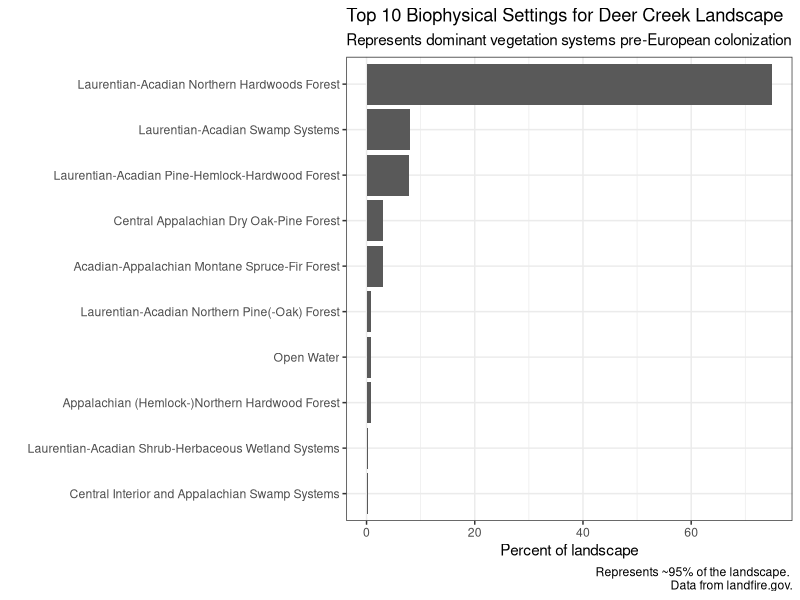
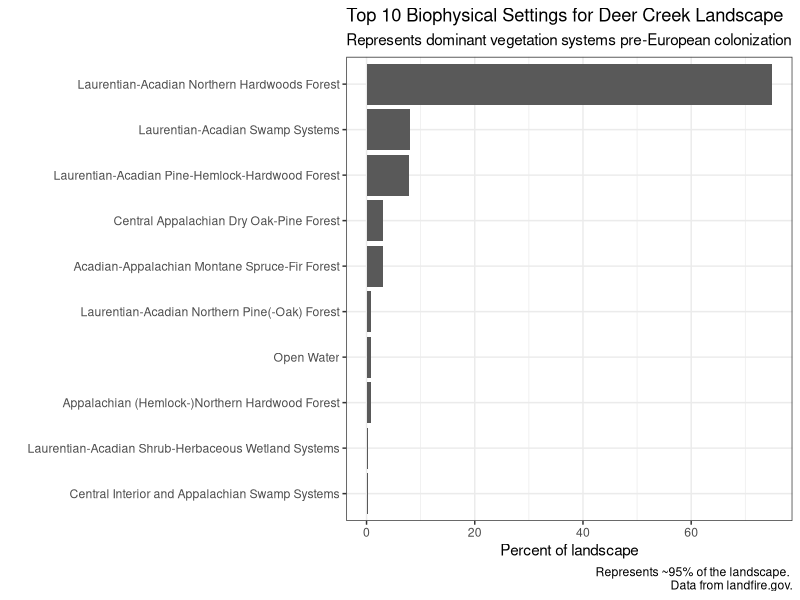

The R script that drew these images, in order:



# Make and do some simple data wrangling and customization of a bar chart
#------------------------------------------------------------------------

# ----------------
# Video demo at https://www.loom.com/share/50d640b4699b40f38e323b3930c19716?sid=bc090418-5bc7-4299-a317-74c238f055f2
# ----------------

# ----------------
# Load packages
# ----------------

library(tidyverse)

# ----------------
# Wrangle data
# ----------------

# Read the CSV file "bps_aoi_attributes.csv" into the variable 'bps_df' (bps = LANDFIRE Biophysical Settings)
bps_df <- read.csv(file = "horizontal_bar/bps_aoi_attributes.csv") %>%
  # Group the data by the 'BPS_NAME' column
  group_by(BPS_NAME) %>%
  # Summarize the grouped data by calculating the sum of 'acres', 'hectare', and 'rel_percent' columns (you might not need all of this!)
  summarize(acres = sum(acres),
            hectare = sum(hectare),
            rel_percent = sum(rel_percent)) %>%
  # Arrange the summarized data in descending order based on the 'rel_percent' column
  arrange(desc(rel_percent)) %>%
  # Select the top 10 rows based on the 'rel_percent' column
  top_n(n = 10, wt = rel_percent)

# ----------------
# Make the plot
# ----------------

# Create a ggplot object 'bps_chart' using the 'bps_df' data frame and specify aesthetics
bps_chart <- 
  ggplot(data = bps_df, aes(x = BPS_NAME, y = rel_percent)) +
  
  # Create a bar chart using geom_bar with the identity statistic
  geom_bar(stat = "identity") +
  
  # Set the chart labels and captions
  labs(
    title = "Top 10 Biophysical Settings for Deer Creek Landscape",
    subtitle = "Represents dominant vegetation systems pre-European colonization",
    caption = "Represents ~95% of the landscape. \nData from landfire.gov.",
    x = "",
    y = "Percent of landscape") +
  
  # Customize the x-axis by reversing the order of categories
  scale_x_discrete(limits = rev(bps_df$BPS_NAME)) +
  
  # Flip the coordinates to create a horizontal bar chart
  coord_flip() +
  
  # Use a white and black theme for the chart
  theme_bw()

# Display the 'bps_chart'
bps_chart


# ----------------
# Save chart
# ----------------
ggsave("horizontal_bar/horizontal_bar.png", width = 12, height = 5)

